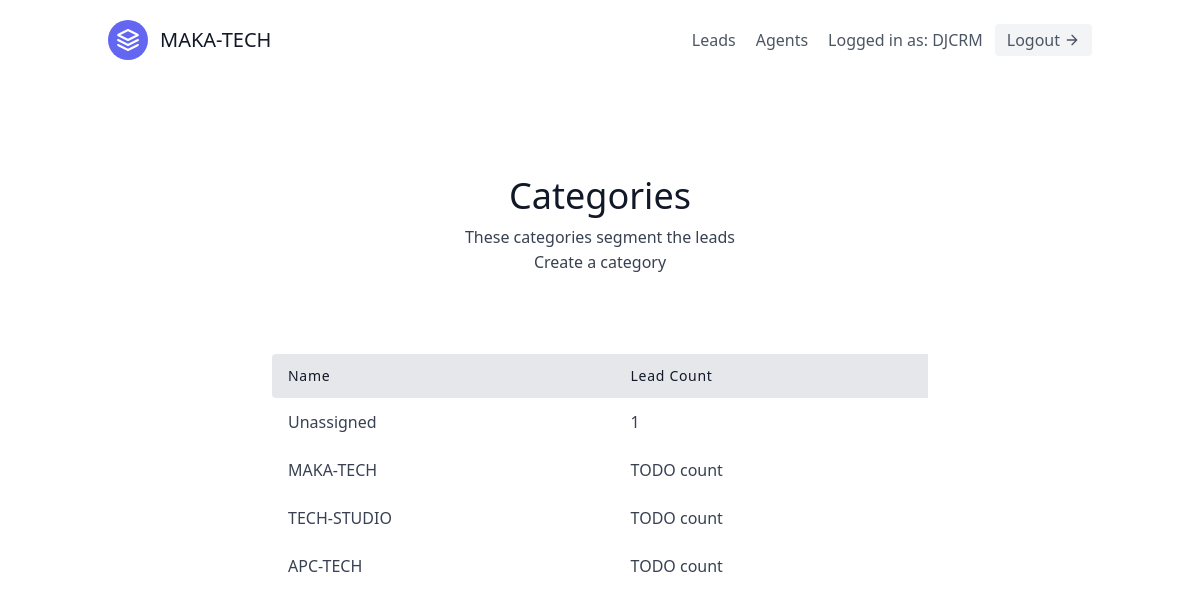
The page /leads/categories/ (signed in) on the database its author committed.
### leads/models.py (models this page shows, shortened)
class User(AbstractUser):
    is_organisor = models.BooleanField(default=True)
    is_agent = models.BooleanField(default=False)

class Category(models.Model):                            # New, Contacted, Converted, Uncoverted #
    name = models.CharField(max_length=30)
    organisation = models.ForeignKey(UserProfile, on_delete=models.CASCADE)

### leads/views.py (the view)
# urls.py: path('categories/', CategoryListView.as_view(), name="category-list"),
class CategoryListView(LoginRequiredMixin, ListView):
    template_name = "category_list.html"
    context_object_name = "category_list"
    def get_context_data(self, **kwargs):
        context = super(CategoryListView, self).get_context_data(**kwargs)
        user = self.request.user
        if user.is_organisor:
            queryset = Lead.objects.filter(
                organisation=user.userprofile
            )
        else:
            queryset = Lead.objects.filter(
                organisation=user.agent.organisation
            )
        context.update({
            "unassigned_lead_count": queryset.filter(category__isnull=True).count()
        })
        return context
    def get_queryset(self):
        user = self.request.user
        if user.is_organisor:
            queryset = Category.objects.filter(
                organisation=user.userprofile
            )
        else:
            queryset = Category.objects.filter(
                organisation=user.agent.organisation
            )
        return queryset

### templates/category_list.html
{% extends "base.html" %}
{% block content %}
<section class="text-gray-700 body-font">
    <div class="container px-5 py-24 mx-auto">
      <div class="flex flex-col text-center w-full mb-20">
        <h1 class="sm:text-4xl text-3xl font-medium title-font mb-2 text-gray-900">Categories</h1>
        <p class="lg:w-2/3 mx-auto leading-relaxed text-base">
            These categories segment the leads
        </p>
        <a href="{% url 'leads:category-create' %}" class="hover:text-blue-500">Create a category</a>
      </div>
      <div class="lg:w-2/3 w-full mx-auto overflow-auto">
        <table class="table-auto w-full text-left whitespace-no-wrap">
          <thead>
            <tr>
              <th class="px-4 py-3 title-font tracking-wider font-medium text-gray-900 text-sm bg-gray-200 rounded-tl rounded-bl">Name</th>
              <th class="px-4 py-3 title-font tracking-wider font-medium text-gray-900 text-sm bg-gray-200">Lead Count</th>
            </tr>
          </thead>
          <tbody>
            <tr>
                <td class="px-4 py-3">Unassigned</td>
                <td class="px-4 py-3">{{ unassigned_lead_count }}</td>
            </tr>
            {% for category in category_list %}
                <tr>
                    <td class="px-4 py-3">
                      <a class="hover:text-blue-500" href="{% url 'leads:category-detail' category.pk %}">{{ category.name }}</a>
                    </td>
                    <td class="px-4 py-3">TODO count</td>
                </tr>
            {% endfor %}
          </tbody>
        </table>
      </div>
    </div>
  </section>
{% endblock content %}

### templates/navbar.html (shortened to what this page needs)
<header class="text-gray-600 body-font">
  <div class="container mx-auto flex flex-wrap p-5 flex-col md:flex-row items-center">
    <a class="flex title-font font-medium items-center text-gray-900 mb-4 md:mb-0">
      <svg xmlns="http://www.w3.org/2000/svg" fill="none" stroke="currentColor" stroke-linecap="round"
        stroke-linejoin="round" stroke-width="2" class="w-10 h-10 text-white p-2 bg-indigo-500 rounded-full"
        viewBox="0 0 24 24">
        <path d="M12 2L2 7l10 5 10-5-10-5zM2 17l10 5 10-5M2 12l10 5 10-5"></path>
      </svg>
      <span class="ml-3 text-xl text-bolder">MAKA-TECH</span>
    </a>
    <nav class="md:ml-auto flex flex-wrap items-center text-base justify-center">
      {% if not request.user.is_authenticated %}
        <a href="{% url 'signup' %}" class="mr-5 hover:text-red-600">Signup</a>
        {% else %}
        <a href="{% url 'leads:lead-list' %}" class="mr-5 hover:text-blue-600">Leads</a>
        {% if request.user.is_organisor %}
          <a href="{% url 'agents:agent-list' %}" class="mr-5 hover:text-blue-600">Agents</a>
        {% endif %}
      {% endif %}
    </nav>
    {% if request.user.is_authenticated %}
       Logged in as: {{ request.user.username }}
       <a href="{% url 'logout' %}"
          class="ml-3 inline-flex items-center bg-gray-100 border-0 py-1 px-3 focus:outline-none hover:bg-gray-200 rounded text-base mt-4 md:mt-0">Logout
          <svg fill="none" stroke="currentColor" stroke-linecap="round" stroke-linejoin="round" stroke-width="2"
            class="w-4 h-4 ml-1" viewBox="0 0 24 24">
            <path d="M5 12h14M12 5l7 7-7 7"></path>
          </svg>
      </a>
    {% endif %}
  </div>
</header>

### rows shown on the page
User: user.username "DJCRM"
Category: name "MAKA-TECH"
Category: name "TECH-STUDIO"
Category: name "APC-TECH"

### other values the page prints
{{ unassigned_lead_count }} "1"
